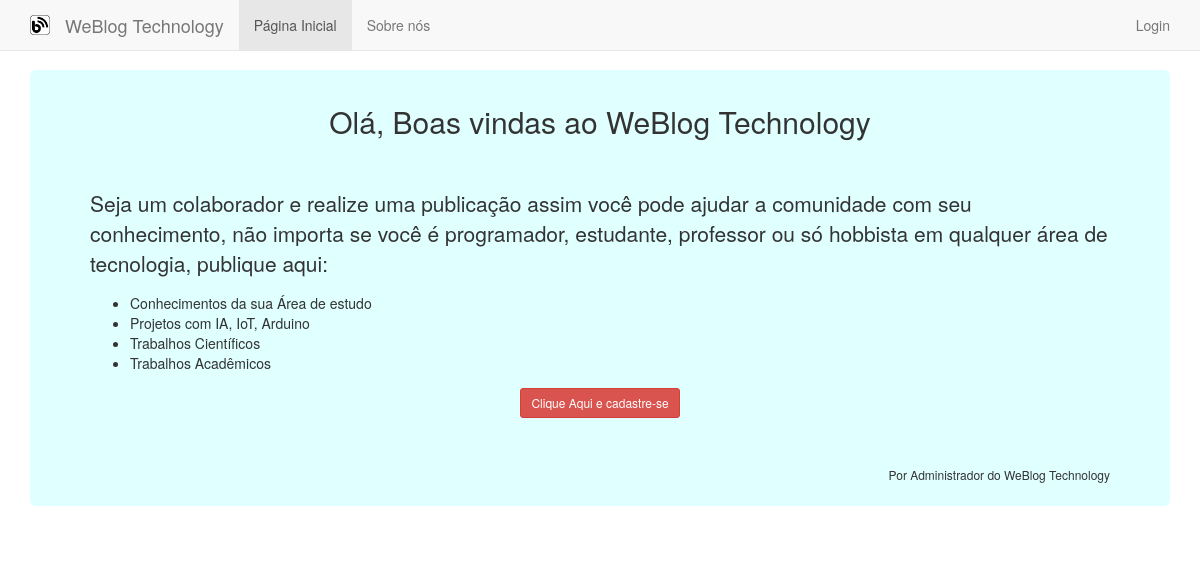
Before: / with the older database file.
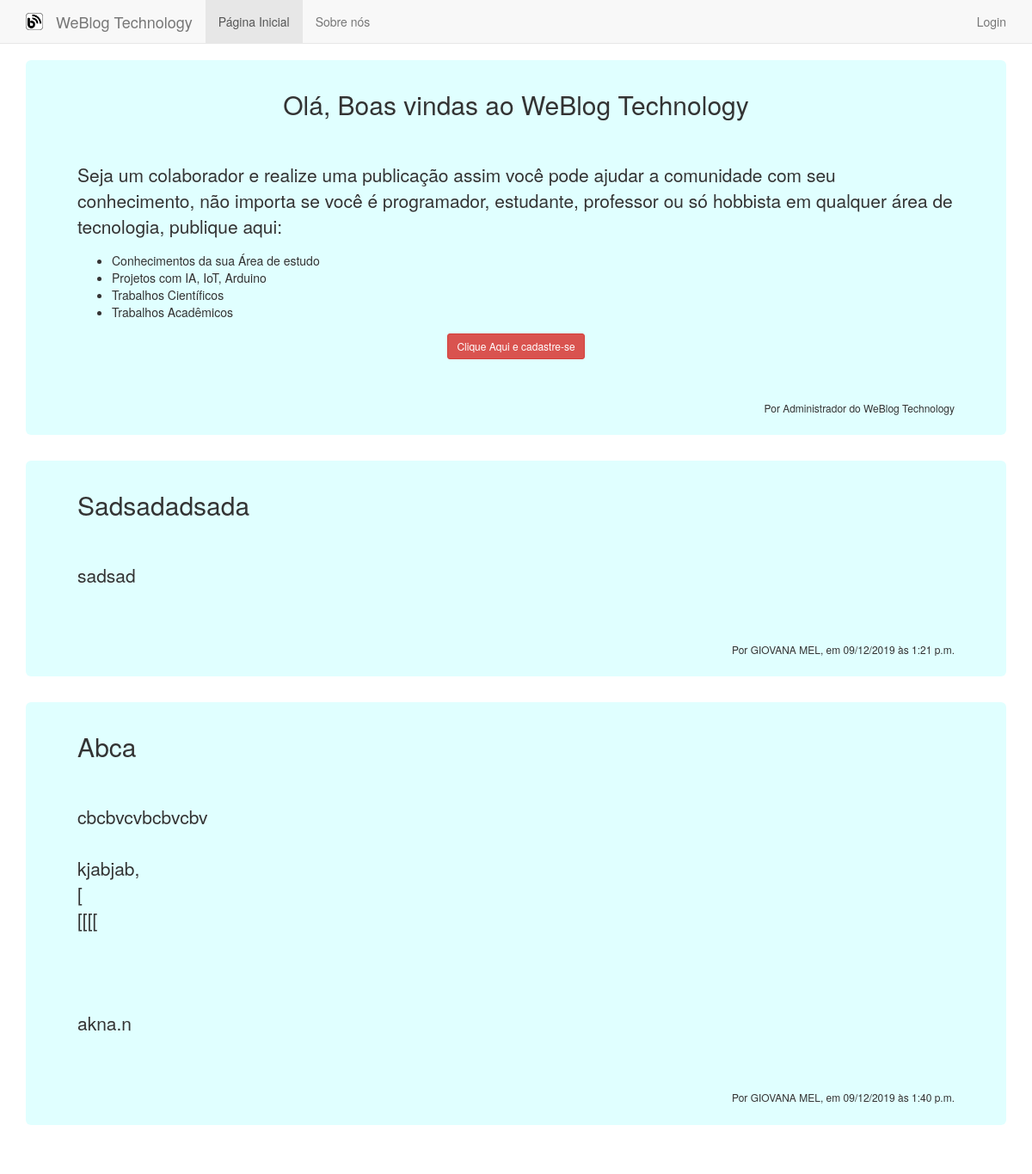
After: the same page with the newer database file.
### postagem/models.py (models this page shows, shortened)
class Postagem(models.Model):
    autor = models.ForeignKey("autor.Autor", on_delete=models.DO_NOTHING)
    titulo = models.CharField(max_length=50)
    conteudo = models.TextField()
    dt_criacao = models.DateTimeField(auto_now_add=True)
    dt_publicacao = models.DateTimeField(auto_now=True)
    status = models.CharField(max_length=15,choices=(("Rascunho", ("Rascunho")),
                                                    ("Publicado", ("Publicado"))
                                                    ))

### autor/models.py (models this page shows)
class Autor(models.Model):
    nome_completo = models.CharField(max_length=100)
    idade = models.IntegerField()
    sexo = models.CharField(max_length=30,choices=(("Masculino", ("Masculino")),
                                        ("Feminino", ("Feminino")),
                                        ("Outro", ("Outro"))),
                                        default="")
    email = models.CharField(max_length=60)
    ocupacao = models.CharField(max_length=50,choices=(("Estudante", ("Estudante")),
                                        ("Professor", ("Professor")),
                                        ("Pesquisador", ("Pesquisador")),
                                        ("Entusiasta", ("Entusiasta")),
                                        ("Outro", ("Outro"))),
                                        default="")
    resumo_perfil = models.TextField()
    def __str__(self):
        return self.nome_completo

### postagem/views.py (the view)
# urls.py: path('', views.posts, name='posts'),
def posts(request):
    posts = Postagem.objects.filter(status='Publicado')
    return render(request,'postagem/posts.html',{'posts':posts})

### postagem/templates/postagem/posts.html (shortened to what this page needs)
{% extends "core/base_principal.html" %}
{% block body %}
{% load widget_tweaks %}
    {% if posts %}
        <div class="jumbotron visible-sm visible-md visible-lg" style="padding-top: 15px; padding-block-end: 15px;background-color: #E0FFFF;">
                <h2 align='center'>Olá, Boas vindas ao WeBlog Technology</h2>
            <br>
            <br>
                <p>
                    Seja um colaborador e realize uma publicação
                    assim você pode ajudar a comunidade com seu conhecimento, não importa se você é programador, estudante,
                    professor ou só hobbista em qualquer área de tecnologia, publique aqui:
                    <ul>
                        <li>Conhecimentos da sua Área de estudo</li>
                        <li>Projetos com IA, IoT, Arduino</li>
                        <li>Trabalhos Científicos</li>
                        <li>Trabalhos Acadêmicos</li>
                    </ul>
                </p>
                {% if user.is_authenticated %}
                {% else %}
                <div  align='center'>
                    <a class='btn btn-danger btn-sm' href="/accounts/cadastro/autor/">Clique Aqui e cadastre-se</a>
                </div>
                {% endif %}
            <br>
            <br>
            <div align='right'>
                <h6>
                    Por Administrador do WeBlog Technology
                </h6>
            </div>
        </div>
        {% for i in posts %}
            <div class="jumbotron visible-sm visible-md visible-lg" style="padding-top: 15px; padding-block-end: 15px;background-color: #E0FFFF;">
                    <h2>{{ i.titulo|title }}</h2>
                <br>
                <br>
                    <p>{{ i.conteudo|linebreaksbr }}</p>
                <br>
                <br>
                <div align='right'>
                    <h6>
                        Por {{ i.autor|upper }}, em {{ i.dt_publicacao|date:'d/m/Y' }} às {{ i.dt_publicacao|time }}
                    </h6>
                </div>
            </div>
        {% endfor %}
    {% else %}
        <div class="jumbotron visible-sm visible-md visible-lg" style="padding-top: 15px; padding-block-end: 15px;background-color: #E0FFFF;">
                <h2 align='center'>Olá, Boas vindas ao WeBlog Technology</h2>
            <br>
            <br>
                <p>
                    Seja um colaborador e realize uma publicação
                    assim você pode ajudar a comunidade com seu conhecimento, não importa se você é programador, estudante,
                    professor ou só hobbista em qualquer área de tecnologia, publique aqui:
                    <ul>
                        <li>Conhecimentos da sua Área de estudo</li>
                        <li>Projetos com IA, IoT, Arduino</li>
                        <li>Trabalhos Científicos</li>
                        <li>Trabalhos Acadêmicos</li>
                    </ul>
                </p>
                {% if user.is_authenticated %}
                {% else %}
                    <div  align='center'>
                        <a class='btn btn-danger btn-sm' href="/accounts/cadastro/autor/">Clique Aqui e cadastre-se</a>
                    </div>
                {% endif %}
            <br>
            <br>
            <div align='right'>
                <h6>
                    Por Administrador do WeBlog Technology
                </h6>
            </div>
        </div>
    {% endif %}
{% endblock body %}

### core/templates/core/base_principal.html (shortened to what this page needs)
{% load staticfiles %}
{% load widget_tweaks %}
<!doctype html>
<html lang="en">
  <head>
    <link href="{% static 'css/bootstrap.min.css' %}" rel="stylesheet">
    <link href="{% static 'css/ie10-viewport-bug-workaround.css' %}" rel="stylesheet">
    <link href="{% static 'css/navbar-fixed-top.css' %}" rel="stylesheet">
  </head>
  <body>
    <nav class="navbar navbar-default navbar-fixed-top">
      <div class="container">
        <div class="navbar-header">
          <img src="{% static 'img/blog-icon.png' %}" class='navbar-brand' style="height: 50px;">
          <a class="navbar-brand">WeBlog Technology</a>
        </div>
        <div id="navbar" class="navbar-collapse collapse">
          <ul class="nav navbar-nav">
            <li class="active"><a href="/">Página Inicial</a></li>
            <li><a href="/contato/">Sobre nós</a></li>
          </ul>
          <ul class="nav navbar-nav navbar-right">
            {% if user.is_authenticated %}
              <li><a href="/postagens/autor/">Suas Postagens</a></li>
              <li><a href="/postar/">Postar</a></li>
              <li class="dropdown">
                  <a href="#" class="dropdown-toggle" data-toggle="dropdown" role="button" aria-haspopup="true" aria-expanded="false">{{ request.user.last_name|truncatewords:2 }} <span class="caret"></span></a>
                  <ul class="dropdown-menu">
                    <li><a href="#">Admin</a></li>
                    <li><a href="/autor/editar/">Editar Dados - Autor</a></li>
                    <li role="separator" class="divider"></li>
                    <li class="dropdown-header">Perfil</li>
                    <li><a href="/accounts/alterar-senha/">Alterar Senha</a></li>
                    <li><a href="/accounts/editar-usuario/">Editar Dados - Login</a></li>
                    <li><a href="/accounts/logout-usuario/">Sair</a></li>
                  </ul>
                </li>
            {% else %}
              <li><a href="/accounts/login-usuario/">Login</a></li>
            {% endif %}
          </ul>
        </div>
      </div>
    </nav>
    <div class="container">
      {% block body %}
      {% endblock body %}
    </div>
  </body>
</html>

### core/static/css/navbar-fixed-top.css (style rules this page uses)
body { min-height: 2000px; padding-top: 70px; }

Changed rows visible on the page:
added Postagem: titulo "Sadsadadsada", conteudo "sadsad", autor "GIOVANA MEL", dt_publicacao "09/12/2019", dt_publicacao "1:21 p.m."
added Postagem: titulo "Abca", conteudo "cbcbvcvbcbvcbv kjabjab, [ [[[[ akna.n", autor "GIOVANA MEL", dt_publicacao "09/12/2019", dt_publicacao "1:40 p.m."
